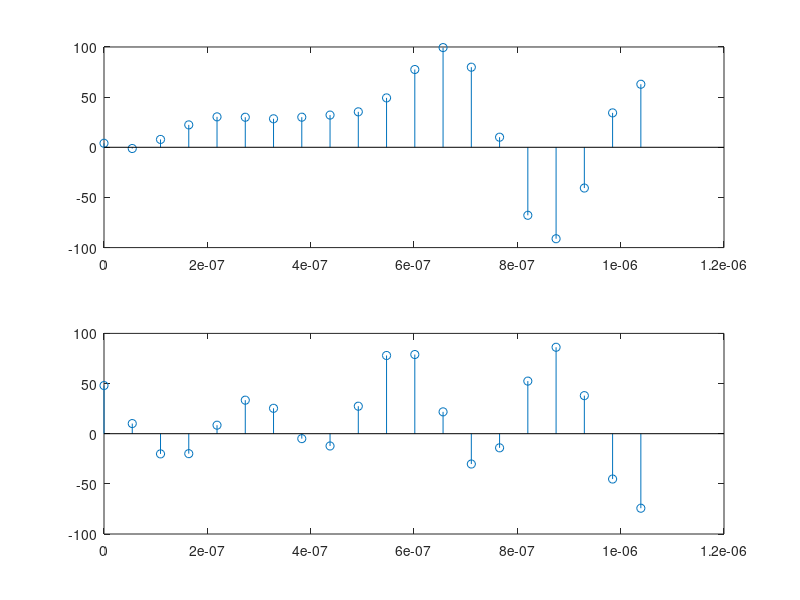
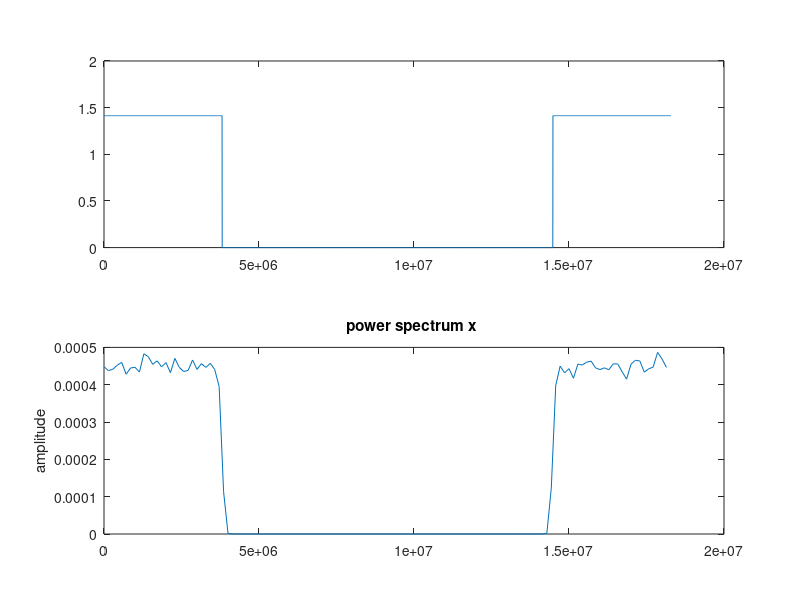
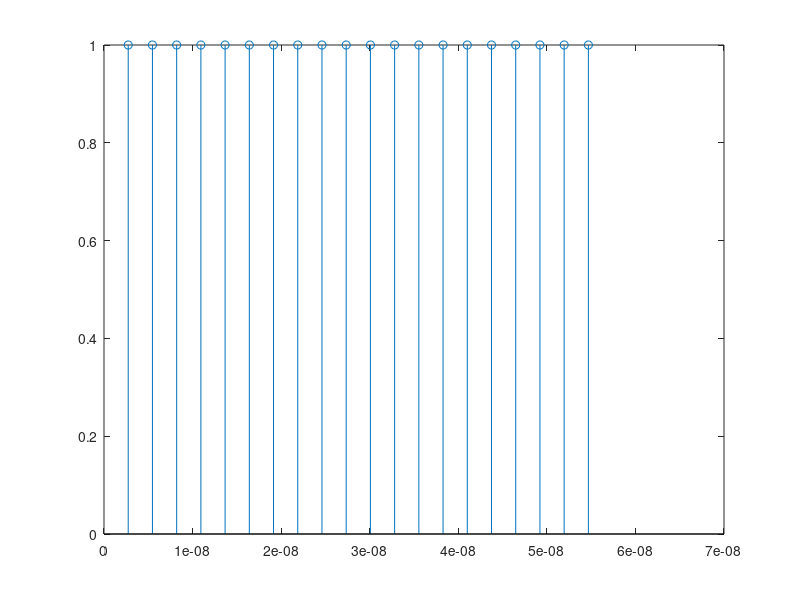
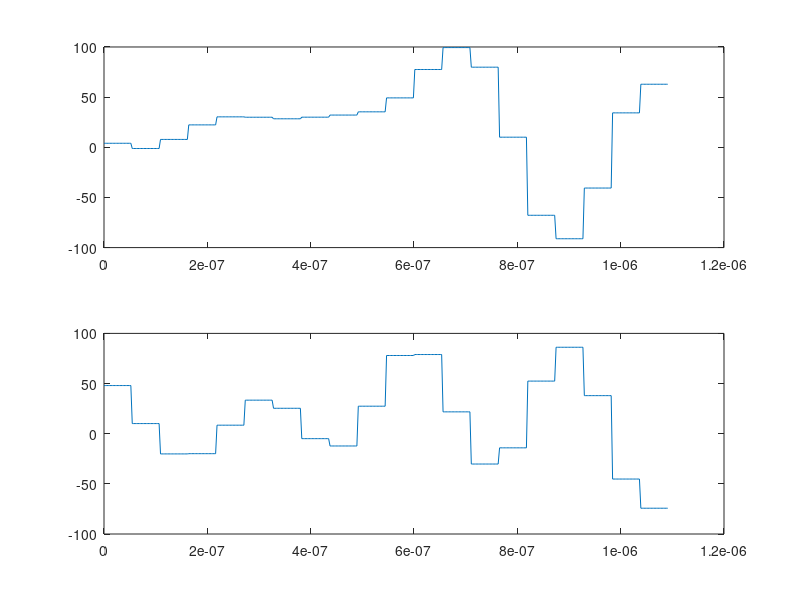

Recreate these plots in MATLAB, in order.
clc
close all
clear all

% Basic Carrier Aggregation for simple OFDM transmit chain
%OFDM 2048 point 
%The available bandwidth is 8 MHz

%Input Parameters-1 
Tu=224e-6; %useful OFDM symbol period
T=Tu/2048; %baseband elementary period
G=0; %choice of 1/4, 1/8, 1/16, and 1/32
delta=G*Tu; %guard band duration
Ts=delta+Tu; %total OFDM symbol period
Kmax=1705; %number of subcarriers
Kmin=0;
FS=4096; %IFFT/FFT length
q=10; %carrier period to elementary period ratio
fc=q*1/T; %carrier frequency
Rs=4*fc; %simulation period
t=0:1/Rs:Tu;

%Data generator-1 (A)
M=Kmax+1;
rand('state',0);
a=-1+2*round(rand(M,1)).'+i*(-1+2*round(rand(M,1))).';
A=length(a);
info=zeros(FS,1);
info(1:(A/2)) = [ a(1:(A/2)).']; %Zero padding
info((FS-((A/2)-1)):FS) = [ a(((A/2)+1):A).'];
%Subcarriers generation (B)
carriers=FS.*ifft(info,FS);
tt=0:T/2:Tu;
figure(1);
subplot(211);
stem(tt(1:20),real(carriers(1:20)));

subplot(212);
stem(tt(1:20),imag(carriers(1:20)));
figure(2);
f=(2/T)*(1:(FS))/(FS);
subplot(211);
plot(f,abs(fft(carriers,FS))/FS);
subplot(212);
pwelch(carriers,[],[],[],2/T);


% D/A simulation-1(A)
L = length(carriers);
chips = [ carriers.';zeros((2*q)-1,L)];
p=1/Rs:1/Rs:T/2;
g=ones(length(p),1); %pulse shape
figure(3);
stem(p,g);
dummy=conv(g,chips(:));
u=[dummy(1:length(t))]; % (C)
figure(4);
subplot(211);
plot(t(1:400),real(u(1:400)));
subplot(212);
plot(t(1:400),imag(u(1:400)));
figure(5);
ff=(Rs)*(1:(q*FS))/(q*FS);
subplot(211);
plot(ff,abs(fft(u,q*FS))/FS);
subplot(212);
pwelch(u,[],[],[],Rs);
[b,a] = butter(13,1/20); %reconstruction filter
[H,F] = freqz(b,a,FS,Rs);
%[H,F] = FREQZ(b,a,FS,Rs);
figure(6);
plot(F,20*log10(abs(H)));
uoft = filter(b,a,u); %baseband signal (D)
figure(7);
subplot(211);
plot(t(80:480),real(uoft(80:480)));
subplot(212);
plot(t(80:480),imag(uoft(80:480)));
figure(8);
subplot(211);
plot(ff,abs(fft(uoft,q*FS))/FS);
subplot(212);
pwelch(uoft,[],[],[],Rs);

%Upconverter-1(A) to 91MHz
s_tilde=(uoft.').*exp(1i*2*pi*fc*t);
s=real(s_tilde); %passband signal (E)
figure(9);
plot(t(80:480),s(80:480));
figure(10);
subplot(211);

%plot(ff,abs(fft(((real(uoft).').*cos(2*pi*fc*t)),q*FS))/FS);
%plot(ff,abs(fft(((imag(uoft).').*sin(2*pi*fc*t)),q*FS))/FS);

plot(ff,abs(fft(s,q*FS))/FS);
subplot(212);
%hold on;
%pwelch(((real(uoft).').*cos(2*pi*fc*t)),[],[],[],Rs);
%pwelch(((imag(uoft).').*sin(2*pi*fc*t)),[],[],[],Rs);
pwelch(s,[],[],[],Rs);


% Input parameters-2(B)
Tu1=200e-6; %useful OFDM symbol period
T1=Tu1/2048; %baseband elementary period
G1=0; %choice of 1/4, 1/8, 1/16, and 1/32
delta1=G1*Tu1; %guard band duration
Ts1=delta1+Tu1; %total OFDM symbol period
Kmax1=1705; %number of subcarriers
Kmin1=0;
FS1=4096; %IFFT/FFT length
q1=10; %carrier period to elementary period ratio
fc1=q1*1/T1; %carrier frequency
Rs1=4*fc1; %simulation period
t1=0:1/Rs1:Tu1;

%Data generator-2 (B)
M1=Kmax1+1;
rand('state',0);
a1=-1+2*round(rand(M1,1)).'+i*(-1+2*round(rand(M1,1))).';
A1=length(a1);
info=zeros(FS1,1);
info(1:(A1/2)) = [ a1(1:(A1/2)).']; %Zero padding
info((FS1-((A1/2)-1)):FS1) = [ a1(((A1/2)+1):A1).'];
%Subcarriers generation (B)
carriers1=FS1.*ifft(info,FS1);
tt1=0:T1/2:Tu1;
figure(11);
subplot(211);
stem(tt1(1:20),real(carriers1(1:20)));

subplot(212);
stem(tt1(1:20),imag(carriers1(1:20)));
figure(12);
f1=(2/T1)*(1:(FS1))/(FS1);
subplot(211);
plot(f1,abs(fft(carriers1,FS1))/FS1);
subplot(212);
pwelch(carriers1,[],[],[],2/T1);


% D/A simulation-2 (B)
L1 = length(carriers1);
chips1 = [ carriers1.';zeros((2*q1)-1,L1)];
p1=1/Rs1:1/Rs1:T1/2;
g1=ones(length(p1),1); %pulse shape
figure(13);
stem(p1,g1);
dummy1=conv(g1,chips(:));
u1=[dummy1(1:length(t1))]; % (C)
figure(14);
subplot(211);
plot(t1(1:400),real(u1(1:400)));
subplot(212);
plot(t1(1:400),imag(u1(1:400)));
figure(15);
ff1=(Rs1)*(1:(q1*FS1))/(q*FS1);
subplot(211);
plot(ff1,abs(fft(u1,q1*FS1))/FS1);
subplot(212);
pwelch(u1,[],[],[],Rs1);
[b1,a1] = butter(13,1/20); %reconstruction filter
[H1,F1] = freqz(b1,a1,FS1,Rs1);
%[H,F] = FREQZ(b,a,FS,Rs);
figure(16);
plot(F1,20*log10(abs(H1)));
uoft1 = filter(b1,a1,u1); %baseband signal (D)
figure(17);
subplot(211);
plot(t1(80:480),real(uoft1(80:480)));
subplot(212);
plot(t1(80:480),imag(uoft1(80:480)));
figure(18);
subplot(211);
plot(ff1,abs(fft(uoft1,q1*FS1))/FS1);
subplot(212);
pwelch(uoft1,[],[],[],Rs1);

%Upconverter-2 (B) to about 110 MHz 
s_tilde1=(uoft1.').*exp(1i*2*pi*fc1*t1);
s1=real(s_tilde1); %passband signal (E)
figure(19);
plot(t1(80:480),s1(80:480));
figure(20);
subplot(211);

%plot(ff,abs(fft(((real(uoft).').*cos(2*pi*fc*t)),q*FS))/FS);
%plot(ff,abs(fft(((imag(uoft).').*sin(2*pi*fc*t)),q*FS))/FS);

%hold on 
plot(ff1,abs(fft(s1,q1*FS1))/FS1);
subplot(212);
%pwelch(((real(uoft).').*cos(2*pi*fc*t)),[],[],[],Rs);
%pwelch(((imag(uoft).').*sin(2*pi*fc*t)),[],[],[],Rs);
pwelch(s1,[],[],[],Rs1);

figure(21);
pwelch(s,[],[],[],Rs)+pwelch(s1,[],[],[],Rs1);
